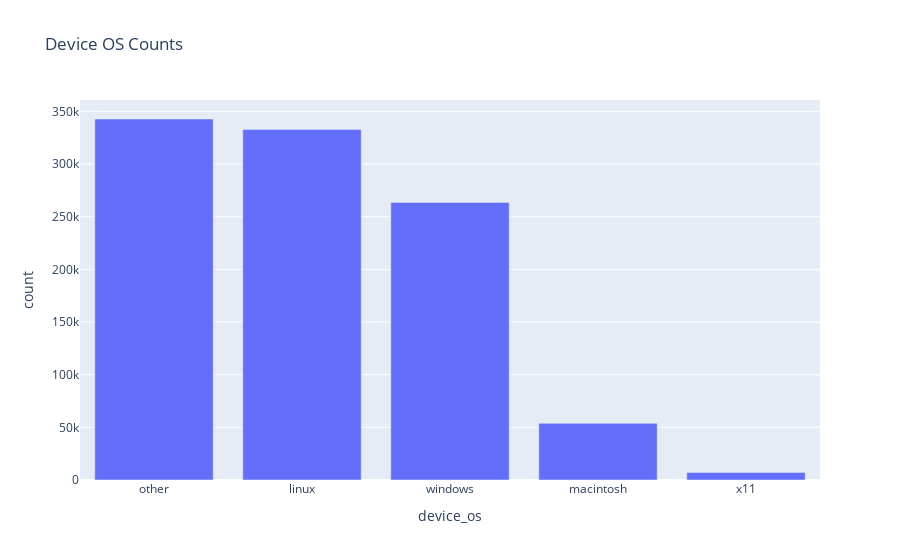

This figure's notebook cell:
### Markdown cell above
The source column is extremely unbalanced. "INTERNET" means the request was made through the intert, while "TELEAPP" represent requests made by an app.

### Code cell
mc_counts = df.groupBy("device_os").count().orderBy("count", ascending=False)
mc_counts.show()
mc_counts.plot.bar(x="device_os", y="count", title="Device OS Counts")

### Figure 1 — Plotly figure (JSON) as saved in the notebook; plotly's stock layout.template omitted (floating-point values rounded to 4 significant figures)
{"data": [{"hovertemplate": "device_os=%{x}<br>count=%{y}<extra></extra>", "legendgroup": "", "marker": {"color": "#636efa", "pattern": {"shape": ""}}, "name": "", "orientation": "v", "showlegend": false, "textposition": "auto", "type": "bar", "x": ["other", "linux", "windows", "macintosh", "x11"], "xaxis": "x", "y": [342728, 332712, 263506, 53826, 7228], "yaxis": "y"}], "layout": {"barmode": "relative", "legend": {"tracegroupgap": 0}, "title": {"text": "Device OS Counts"}, "xaxis": {"anchor": "y", "domain": [0, 1], "title": {"text": "device_os"}}, "yaxis": {"anchor": "x", "domain": [0, 1], "title": {"text": "count"}}}}
